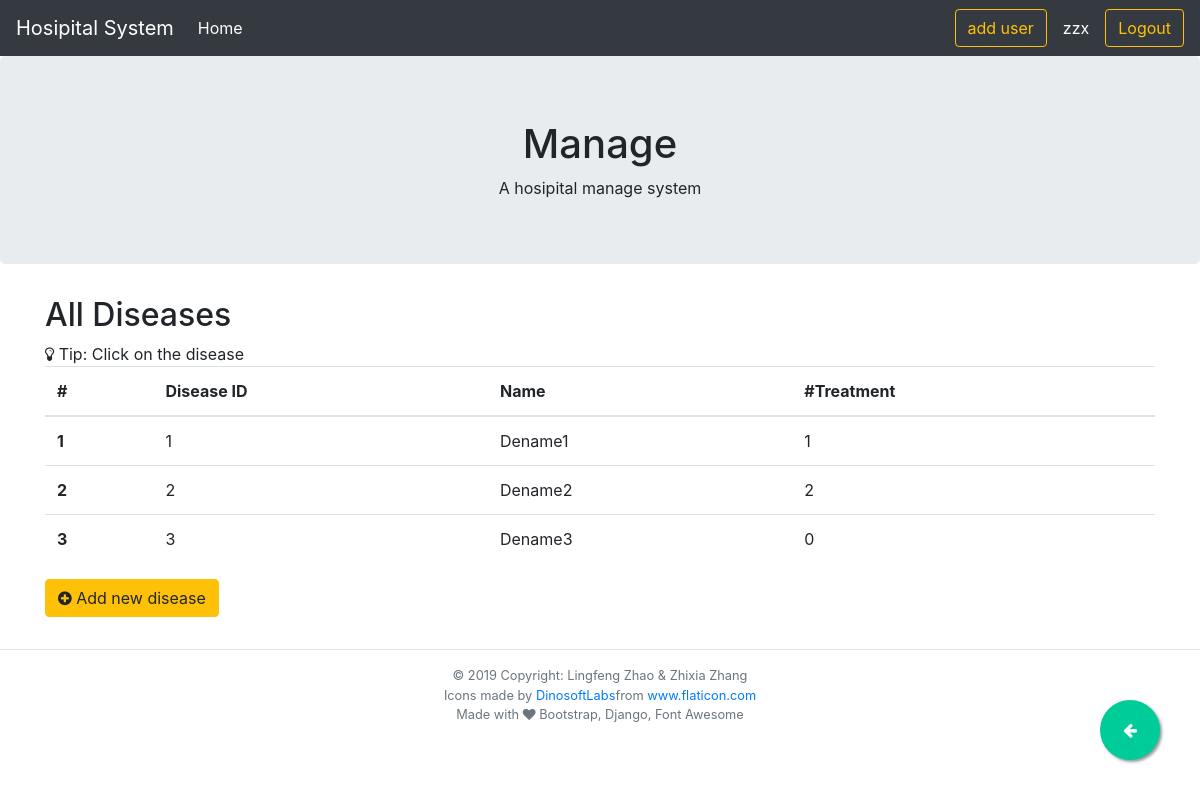
Screenshot of /disease/ (signed in) with the database file from the repository.
### hospital/models.py (models this page shows)
class Disease(models.Model):
    deid = models.CharField(primary_key=True, max_length=6)
    dename = models.CharField(max_length=30)
    def __str__(self):
        return f"({self.deid}): {self.dename}"
    class Meta:
        db_table = "disease"

### hospital/views.py (the view)
# urls.py: path("disease/", views.DiseaseView.as_view(), name="diseases"),
class DiseaseView(generic.ListView):
    model = Disease
    template_name = "diseases.html"
    def get_context_data(self, **kwargs):
        context = super().get_context_data(**kwargs)
        context["disease_form"] = DiseaseForm()
        return context

### hospital/models.py (called while the page is built)
    def __str__(self):
        return f"{self.tname.title()}-{self.ttype}-{self.deid}"

### hospital/templates/diseases.html (shortened to what this page needs)
{% extends 'base.html' %}
{% block content %}
<h2>All Diseases</h2>
{% if disease_list %}
<i class="fa fa-lightbulb-o" aria-hidden="true"></i> Tip: Click on the disease
<table class="table table-hover">
    <thead>
        <tr>
            <th scope="col">#</th>
            <th scope="col">Disease ID</th>
            <th scope="col">Name</th>
            <th scope="col">#Treatment</th>
        </tr>
    </thead>
    <tbody>
        {% for disease in disease_list %}
        <tr tabindex="0" data-toggle="popover" data-placement="right" data-trigger="focus" title="Treatment to this" data-html="true" data-content='<ul class="list-group">{% for treatment in disease.treatment_set.all %}<li class="list-group-item">{{ treatment }}</li>
            {% endfor %}</ul>'>
            <th scope="row">{{forloop.counter}}</th>
            <td>{{ disease.deid }}</td>
            <td>{{ disease.dename }}</td>
            <td>
                {{ disease.treatment_set.count }}</td>
        </tr>
        {% endfor %}
    </tbody>
</table>
{% else %}
<p>No diseases are available.</p>
{% endif %}
{% if user.is_authenticated %}
<button type="button" class="btn btn-warning" data-toggle="modal" data-target="#addDiseaseModal">
    <i class="fa fa-plus-circle"></i> Add new disease
</button>
{% endif %}
{% endblock content %}

### hospital/templates/base.html (shortened to what this page needs)
{% load static %}
<!DOCTYPE html>
<html lang="en">
<head>
    <link rel="stylesheet" href="https://stackpath.bootstrapcdn.com/bootstrap/4.3.1/css/bootstrap.min.css"
>
    <link href="https://stackpath.bootstrapcdn.com/font-awesome/4.7.0/css/font-awesome.min.css" rel="stylesheet"
>
</head>
<body>
    <nav class="navbar navbar-expand-sm navbar-dark bg-dark fixed-top">
        <a class="navbar-brand" href="#">Hosipital System</a>
        <div class="collapse navbar-collapse" id="navbarNavAltMarkup">
            <div class="navbar-nav">
                <a class="nav-item nav-link active" href="{% url 'index' %}">Home </a>
            </div>
        </div>
        <a class="btn btn-outline-warning" href="{% url 'user-add' %}">add user</a>
        {% if user.is_authenticated %}
        <a class="nav-item nav-link active text-white">{{ user.username }}</a>
        <a class="btn btn-outline-warning" href="{% url 'logout' %}"> Logout </a>
        {% else %}
        <a id="loginButton" href="{% url 'login' %}" class="btn btn-outline-light">Login </a>
        {% endif %}
    </nav>
    <div class="jumbotron text-center">
        <h1>{% block page_title %} Manage {% endblock %}</h1>
        <div class="container">{% block page_details %} A hosipital manage system {% endblock %}</div>
    </div>
    <a href="{% block last_page %}#{% endblock %}" onclick="history.back()" class="float">
        <i class="fa fa-arrow-left my-float" aria-hidden="true"></i>
    </a>
    <div class="container">
        {% block content %}
        {% endblock %}
    </div>
    <footer class="page-footer small text-secondary">
        <div class="footer-copyright text-center py-3">
            <hr>
            © 2019 Copyright:
            Lingfeng Zhao & Zhixia Zhang
            <div>Icons made by <a href="https://www.flaticon.com/authors/dinosoftlabs"
                    title="DinosoftLabs">DinosoftLabs</a>from <a href="https://www.flaticon.com/"
                    title="Flaticon">www.flaticon.com</a></div>
            Made with <i class="fa fa-heart"></i> Bootstrap, Django, Font Awesome
        </div>
    </footer>
</body>
</html>

### hospital/templates/base.html (style rules this page uses)
body { min-height: 800px; padding-top: 56px; }
.float { position: fixed; width: 60px; height: 60px; bottom: 40px; right: 40px; background-color: #0C9; color: #FFF; border-radius: 50px; text-align: center; box-shadow: 2px 2px 3px #999; }
.my-float { margin-top: 22px; }

### rows the page displays
Disease: deid "1", dename "Dename1", treatment_set.count "1"
Disease: deid "2", dename "Dename2", treatment_set.count "2"
Disease: deid "3", dename "Dename3", treatment_set.count "0"

### other values shown
{{ user.username }} "zzx"
